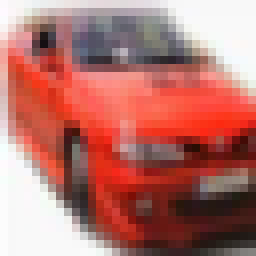
#> input picture Heart&Car Data/Car_Data/3819.png, 32 x 32 px (shown 8 times larger); its folder holds 6 pictures in this run; the run also reads 2 pictures not shown here
$ python Task_1.py
#> lines starting #> are read from the running program, lines starting #| are printed output that depends on the picture
# -*- coding: utf-8 -*-
"""
Created on Sun May 10 21:58:28 2020

@author: Huri
"""

import glob
import matplotlib.image as mpimg
import numpy as np
import matplotlib.pyplot as plt

#-------------------------------TASK 1 ----------------------------------
list_vector_img = []
filename_img = []

for filename in glob.glob('Car_Data/*.png'):
    img = mpimg.imread(filename)
#> img is the input picture: shape (32, 32, 3) float32; mean R, G, B 0.71, 0.451, 0.425
    filename_img.append(filename[9:])
    vector_img = img.flatten()
#> vector_img = 3072 values, max 1 at index 96, min 0.0118 at index 1802, mean 0.528
#> pass 3 of the loop `for filename in glob.glob('Car_Data/*.png'):`:
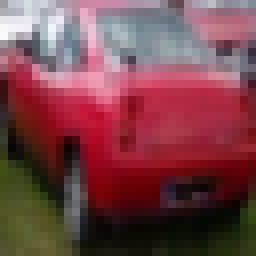
#> input picture Heart&Car Data/Car_Data/3952.png, 32 x 32 px (shown 8 times larger)
#> img is the input picture: shape (32, 32, 3) float32; mean R, G, B 0.473, 0.267, 0.29
#> vector_img = 3072 values, max 0.988 at index 386, min 0 at index 2107, mean 0.343
#> the loop made 6 passes; the first 3 are shown
    list_vector_img.append(vector_img)#vector

def show_image(similar3,img_in):
    plt.title("Input")
    plt.imshow(img_in)
    plt.show()
    for i in range(len(similar3)):
        img = mpimg.imread("Car_Data/"+str(similar3[i][1]))
        plt.title(similar3[i][0])
        plt.imshow(img)
        plt.show()

def calculate_cosine_similarity(vector1,vector2):
    dot_product = np.dot(vector1,vector2)
    euclidean_operation = np.linalg.norm(vector1) * np.linalg.norm(vector2)
    cos_similarity = dot_product / euclidean_operation
    return cos_similarity

def most_similar_three_images(input_image):
#> called with input_image = '4228.png'
    cos_similarity = []
#> cos_similarity = []
    remov_vector_list = list_vector_img.copy() #local variable instead of global for removing vector
    remov_name_list = filename_img.copy() #local variable for removing png name
    img2 = mpimg.imread("Car_Data/"+str(input_image))
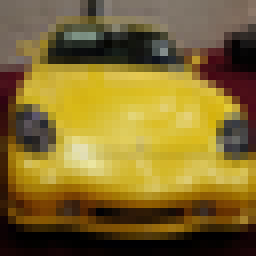
#> input picture Heart&Car Data/Car_Data/4228.png, 32 x 32 px (shown 8 times larger)
#> img2 is the input picture: shape (32, 32, 3) float32; mean R, G, B 0.506, 0.42, 0.179
    vector_input = img2.flatten()
#> vector_input = 3072 values, max 0.922 at index 1953, min 0 at index 2393, mean 0.368
    remov_vector_list.pop(remov_name_list.index(input_image))
    remov_name_list.remove(input_image)
    for i in remov_vector_list:
        cos = calculate_cosine_similarity(vector_input,i)
        cos_similarity.append(cos) #cos list
    max3_values = sorted(zip(cos_similarity,remov_name_list), reverse=True)[0:3] #combining two list and select the max three values
    show_image(max3_values,img2)
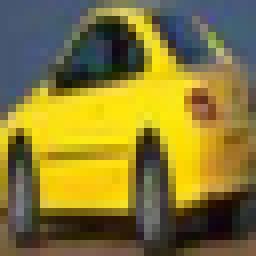
#> input picture Heart&Car Data/Car_Data/4064.png, 32 x 32 px (shown 8 times larger)
#> in show_image, img is the input picture: shape (32, 32, 3) float32; mean R, G, B 0.528, 0.477, 0.203
#> pass 3 of the loop in show_image, `for i in range(len(similar3)):`:
    return max3_values

#print("The most similar three images with similarities:",most_similar_three_images('3952.png'))
print("The most similar three images with similarities:",most_similar_three_images('4228.png'))
print("The most similar three images with similarities:",most_similar_three_images('3861.png'))
#> pass 3 of the loop in show_image, `for i in range(len(similar3)):`:
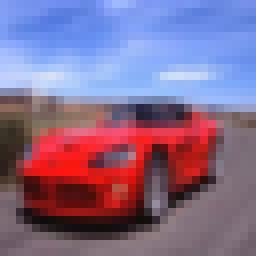
#> input picture Heart&Car Data/Car_Data/4124.png, 32 x 32 px (shown 8 times larger)
#> in show_image, img is the input picture: shape (32, 32, 3) float32; mean R, G, B 0.519, 0.425, 0.557

#------------------------------------------------------------------------------
